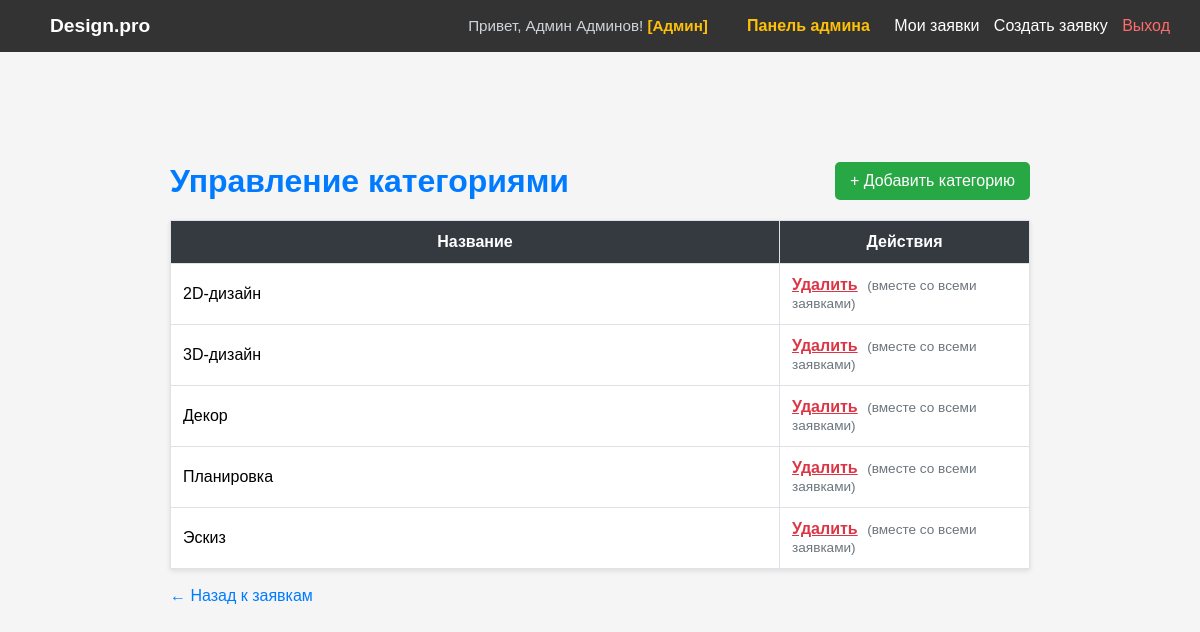
Page /category-list/ (signed in) on the committed database.
### portal/models.py (models this page shows, shortened)
class CustomUser(AbstractUser):
    username = models.CharField(
        'Логин',
        max_length=150,
        unique=True,
        validators=[latin_validator],
        help_text='Только латинские буквы и дефис.'
    )
    last_name = models.CharField(
        'Фамилия',
        max_length=150,
        validators=[cyrillic_validator],
        help_text='Только кириллица.'
    )
    first_name = models.CharField(
        'Имя',
        max_length=150,
        validators=[cyrillic_validator],
        help_text='Только кириллица.'
    )
    middle_name = models.CharField(
        'Отчество',
        max_length=150,
        validators=[cyrillic_validator],
        blank=True,  # Можно оставить пустым
        help_text='Только кириллица.'
    )
    USERNAME_FIELD = 'username'
    REQUIRED_FIELDS = ['first_name', 'last_name', 'email']
    class Meta:
        verbose_name = 'Пользователь'
        verbose_name_plural = 'Пользователи'

class Category(models.Model):
    name = models.CharField(
        'Название категории',
        max_length=100,
        unique=True
    )
    class Meta:
        verbose_name = 'Категория'
        verbose_name_plural = 'Категории'

### portal/views.py (the view)
# urls.py: path('category-list/', views.category_list, name='category_list'),
@login_required
@user_passes_test(is_admin, login_url='home')
def category_list(request):
    categories = Category.objects.all().order_by('name')
    return render(request, 'portal/category_list.html', {'categories': categories})

### portal/views.py (called while the page is built)
def is_admin(user):
    return user.is_authenticated and user.is_staff

### portal/templates/portal/category_list.html
{% extends 'portal/index.html' %}
{% block content %}
<div style="max-width: 900px; margin: 50px auto; padding: 20px;">
    <div style="display: flex; justify-content: space-between; align-items: center; margin-bottom: 20px;">
        <h1 style="color: #007bff;">Управление категориями</h1>
        <a href="{% url 'category_create' %}" style="background-color: #28a745; color: white; padding: 10px 15px; text-decoration: none; border-radius: 5px;">
            + Добавить категорию
        </a>
    </div>
    <table style="width: 100%; border-collapse: collapse; background: white; box-shadow: 0 2px 5px rgba(0,0,0,0.1);">
        <thead>
            <tr style="background: #343a40; color: white;">
                <th style="padding: 12px; border: 1px solid #dee2e6;">Название</th>
                <th style="padding: 12px; border: 1px solid #dee2e6; width: 250px;">Действия</th>
            </tr>
        </thead>
        <tbody>
            {% for category in categories %}
            <tr>
                <td style="padding: 12px; border: 1px solid #dee2e6;">{{ category.name }}</td>
                <td style="padding: 12px; border: 1px solid #dee2e6;">
                    <a href="{% url 'category_delete' category.pk %}" style="color: #dc3545; font-weight: bold;"> Удалить</a>
                    <span style="font-size: 0.85em; color: #6c757d; margin-left: 5px;">(вместе со всеми заявками)</span>
                </td>
            </tr>
            {% empty %}
            <tr>
                <td colspan="2" style="text-align: center; padding: 20px; color: #6c757d;">Категорий нет</td>
            </tr>
            {% endfor %}
        </tbody>
    </table>
    <br>
    <a href="{% url 'admin_dashboard' %}" style="color: #007bff; text-decoration: none;">&larr; Назад к заявкам</a>
</div>
{% endblock %}category_list

### portal/templates/portal/index.html (shortened to what this page needs)
<!DOCTYPE html>
<html lang="ru">
<head>
</head>
<body>
    <nav>
    <div>
        <a href="{% url 'home' %}" style="font-weight: bold; font-size: 1.2em; color: white;">Design.pro</a>
    </div>
    <div>
        {% if user.is_authenticated %}
            <span style="color: #ced4da; margin-right: 15px; font-size: 0.95em;">
                Привет, {{ user.get_full_name|default:user.username }}!
                {% if user.is_staff %}<span style="color: #ffc107; font-weight: bold;">[Админ]</span>{% endif %}
            </span>
            {% if user.is_staff %}
                <a href="{% url 'admin_dashboard' %}" style="color: #ffc107; font-weight: bold; margin-right: 10px;">Панель админа</a>
            {% endif %}
            <a href="{% url 'my_applications' %}" style="margin-left: 10px;">Мои заявки</a>
            <a href="{% url 'create_application' %}" style="margin-left: 10px;">Создать заявку</a>
            <a href="{% url 'logout' %}" style="margin-left: 10px; color: #ff6b6b;">Выход</a>
        {% else %}
            <a href="{% url 'login' %}" style="margin-left: 15px;">Вход</a>
            <a href="{% url 'register' %}" style="margin-left: 10px; background: #007bff; color: white; padding: 5px 10px; border-radius: 4px;">Регистрация</a>
        {% endif %}
    </div>
</nav>
    <div class="container">
        {% block content %}{% endblock %}
    </div>
</body>
</html>

### portal/templates/portal/index.html (style rules this page uses)
* { margin: 0; padding: 0; box-sizing: border-box; }
body { font-family: Arial, sans-serif; background-color: #f5f5f5; }
nav { background-color: #333; padding: 15px 30px; display: flex; justify-content: space-between; align-items: center; }
nav a { color: white; text-decoration: none; margin-left: 20px; }
.container { max-width: 1200px; margin: 0 auto; padding: 40px 20px; }

### rows in the picture
CustomUser: get_full_name "Админ Админов"
Category: name "2D-дизайн"
Category: name "3D-дизайн"
Category: name "Декор"
Category: name "Планировка"
Category: name "Эскиз"
